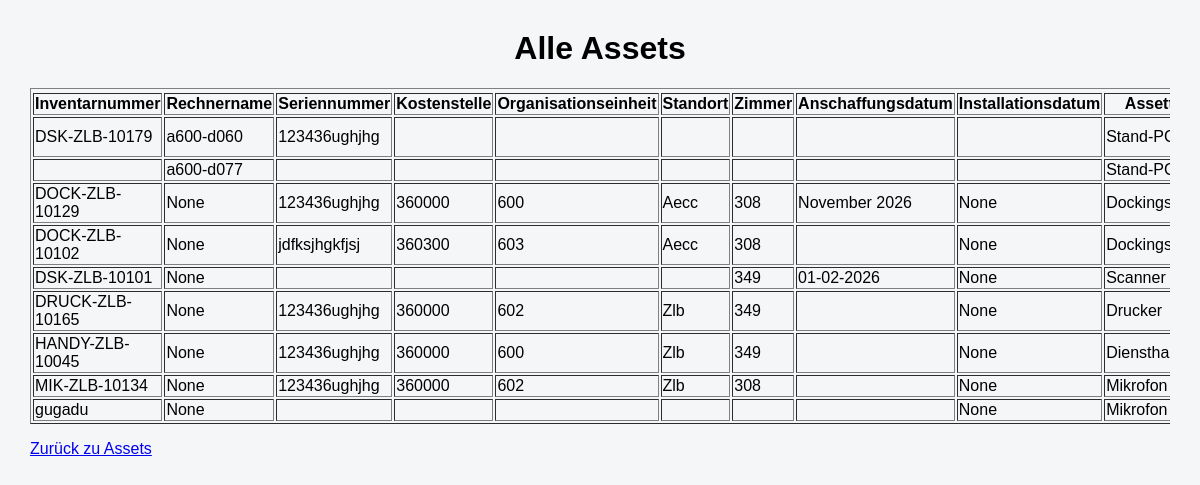
Before: /asset/anzeigen with the older database file.
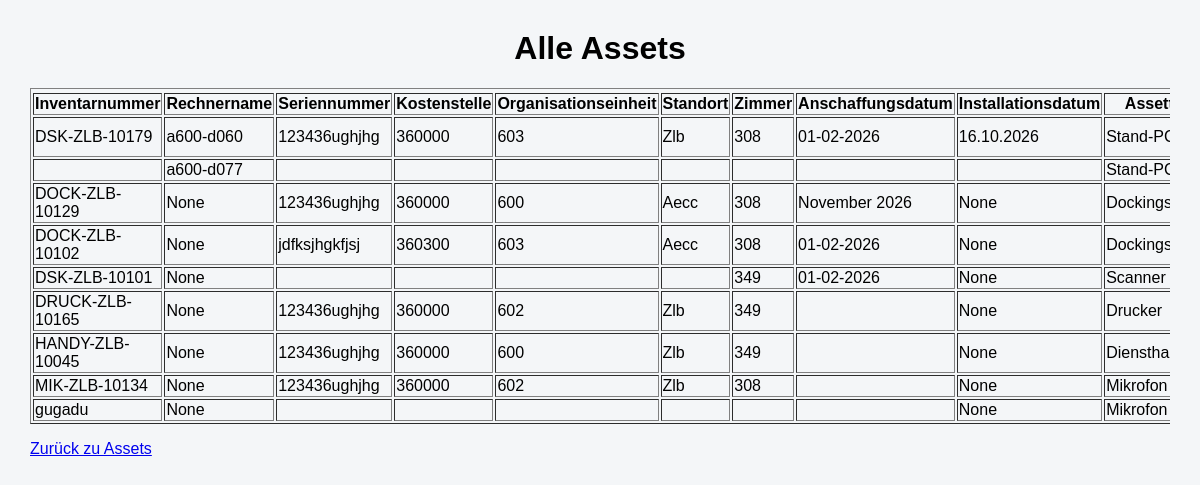
After: the same page with the newer database file.
### tables this page shows
CREATE TABLE assets (

    id INTEGER PRIMARY KEY,

    inventarnummer TEXT,
    rechnername TEXT,
    seriennummer TEXT,

    kostenstelle TEXT,
    organisationseinheit TEXT,

    standort TEXT,
    zimmer TEXT,

    anschaffungsdatum TEXT,
    installationsdatum TEXT,

    assettyp TEXT,
    verwendungsart TEXT,

    status TEXT,

    hersteller TEXT,
    modell TEXT,

    mac_adresse TEXT,
    garantie TEXT,

    verwaltungsart TEXT,

    prozessor TEXT,
    kerne_threads TEXT,

    ram TEXT,
    festplatte TEXT,

    betriebssystem TEXT,

    displaygroesse TEXT,
    dockingstation TEXT,

    anlagenummer TEXT,

    mitarbeiter TEXT,

    bemerkung TEXT

, druckertyp TEXT);

### app.py (the view)
@app.route("/asset/anzeigen")
def assets_anzeigen():
    verbindung = sqlite3.connect("asset_management.db")
    cursor = verbindung.cursor()
    cursor.execute("""
        SELECT *
        FROM assets
    """)
    assets = cursor.fetchall()
    print(assets)
    verbindung.close()
    return render_template(
        "assets_anzeigen.html",
        assets=assets
    )

### templates/assets_anzeigen.html (shortened to what this page needs)
<!DOCTYPE html>
<html>
<head>
    <link rel="stylesheet"
          href="{{ url_for('static', filename='style.css') }}">
</head>
<body>
<h1>Alle Assets</h1>
<div style="overflow-x: auto;">
<table border="1">
    <tr>
        <tr>
    <th>Inventarnummer</th>
    <th>Rechnername</th>
    <th>Seriennummer</th>
    <th>Kostenstelle</th>
    <th>Organisationseinheit</th>
    <th>Standort</th>
    <th>Zimmer</th>
    <th>Anschaffungsdatum</th>
    <th>Installationsdatum</th>
    <th>Assettyp</th>
</tr>
    </tr>
    {% for a in assets %}
    <tr>
       <td>{{ a[1] }}</td>
        <td>{{ a[2] }}</td>
        <td>{{ a[3] }}</td>
        <td>{{ a[4] }}</td>
        <td>{{ a[5] }}</td>
        <td>{{ a[6] }}</td>
        <td>{{ a[7] }}</td>
        <td>{{ a[8] }}</td>
        <td>{{ a[9] }}</td>
        <td>{{ a[10] }}</td>
    </tr>
    {% endfor %}
</table>
</div>
<p><a href="/assets">Zurück zu Assets</a></p>
</body>
</html>

Changed rows visible on the page:
changed assets "DSK-ZLB-10179": kostenstelle (not shown) → "360000"; organisationseinheit (not shown) → "603"; standort (not shown) → "Zlb"; zimmer (not shown) → "308"; anschaffungsdatum (not shown) → "01-02-2026"; installationsdatum (not shown) → "16.10.2026"
changed assets "DOCK-ZLB-10102": anschaffungsdatum (not shown) → "01-02-2026"
